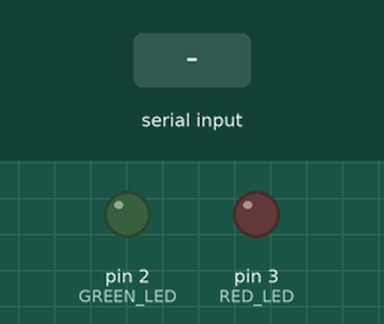
A sketch run on a simulated Arduino Uno, built with avr-gcc and run on an emulated ATmega328P. On the bench: output pins drawn as LEDs (lit = HIGH). The test bench sets the inputs (shaded band).

Above: at 1.2 s.
1.3 s: "1" received over Serial
At 2.3 s:
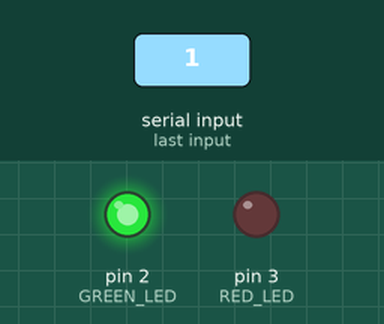
2.8 s: "2" received over Serial
At 3.5 s:
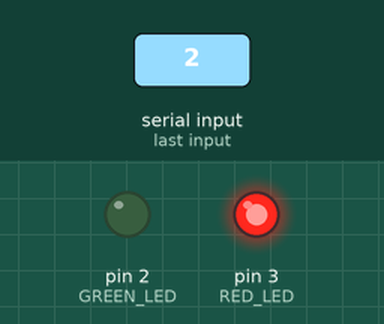
4.3 s: "3" received over Serial
At 4.6 s:
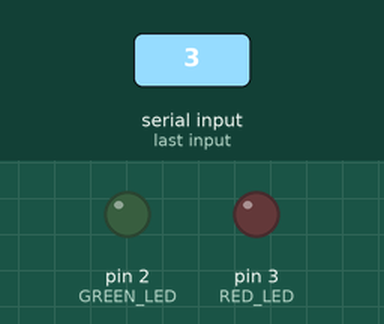
Timing chart, 0 to 7.3 s (numbered marks = the images above; inputs shaded):
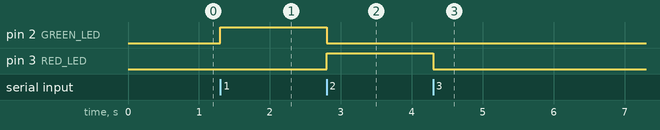

Measured:
- after the input at 1.3 s, pin 2 (GREEN_LED): LOW → HIGH at once
- after the input at 2.8 s, pin 2 (GREEN_LED): HIGH → LOW at once; pin 3 (RED_LED): LOW → HIGH at once
- after the input at 4.3 s, pin 3 (RED_LED): HIGH → LOW at once

The sketch:

wykryj_zaswiec.ino
```cpp
const int GREEN_LED = 2;
const int RED_LED   = 3;
const int BLUE_LED = 4;

void setup() {
  pinMode(RED_LED,   OUTPUT);
  pinMode(GREEN_LED, OUTPUT);
  Serial.begin(9600);
}

void loop() {
  if (Serial.available() > 0) {
    int c = Serial.read();
    if (c == '1') {
      digitalWrite(GREEN_LED, HIGH);
      digitalWrite(RED_LED, LOW);
      digitalWrite(BLUE_LED, LOW);
    } else if (c == '2') {
      digitalWrite(GREEN_LED, LOW);
      digitalWrite(RED_LED, HIGH);
      digitalWrite(BLUE_LED, LOW);
    } else if (c == '3') {
      digitalWrite(GREEN_LED, LOW);
      digitalWrite(RED_LED, LOW);
      digitalWrite(BLUE_LED, HIGH);
    } else if (c == '4') {
      digitalWrite(GREEN_LED, LOW);
      digitalWrite(RED_LED, LOW);
      digitalWrite(BLUE_LED, LOW);
    }
  }
}
```
